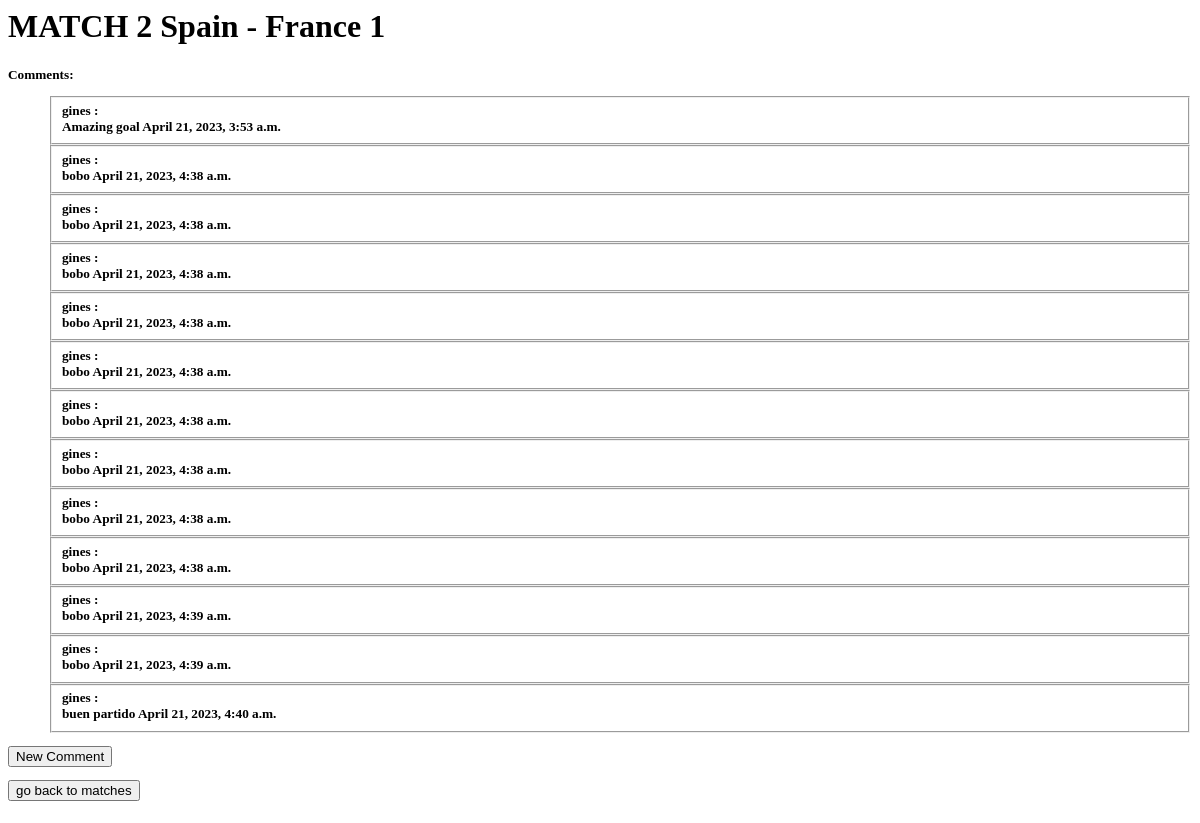
The app's page /tournaments/1/1/1, older data.
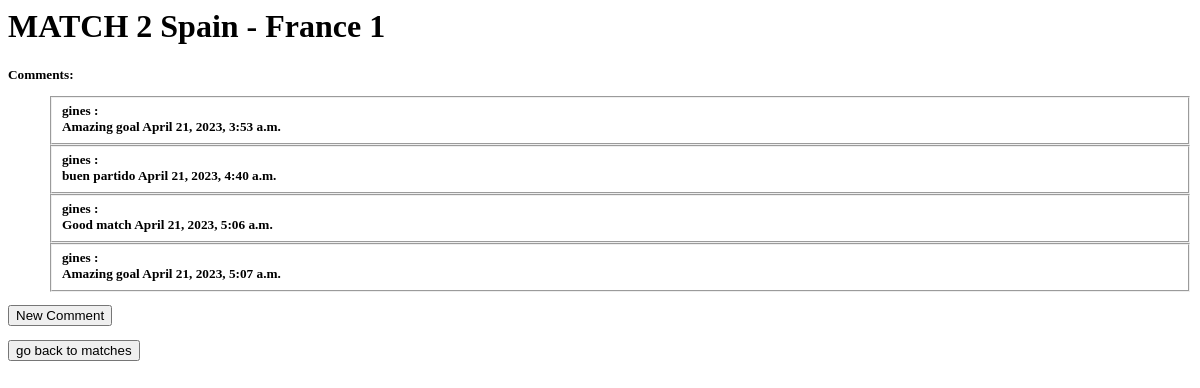
The same page, newer data.
### tournaments/models.py (models this page shows, shortened)
class match(models.Model):
    date=models.DateTimeField('date published')
    place=models.CharField(max_length=100)
    teams=models.ManyToManyField(team)
    name=models.CharField(max_length=100)
    score_Team1=models.IntegerField(default=0)
    score_Team2=models.IntegerField(default=0)
    pool=models.ForeignKey(pool,on_delete=models.CASCADE)

class comment(models.Model):
    author=models.CharField(max_length=100)
    match=models.ForeignKey(match,on_delete=models.CASCADE)
    date=models.DateTimeField('date published')
    content=models.CharField(max_length=100)

### tournaments/views.py (the view)
# urls.py: path('<int:tournament_id>/<int:group_id>/<int:match_id>', views.matches, name='matches')
def matches(request,tournament_id, group_id, match_id):
    Tournament=get_object_or_404(tournament,pk=tournament_id)
    Pools=Tournament.pool_set.get(pk=group_id)
    Match=Pools.match_set.get(pk=match_id)
    Comments=Match.comment_set.all
    context={'Match':Match, 'group_id':group_id, 'match_id': match_id, 'Comments':Comments}
    return render(request, 'tournaments/matches.html' ,context)

### tournaments/templates/tournaments/matches.html (shortened to what this page needs)
{% if Match and group_id %}
<h1>MATCH {{Match.name}}<h1/>
<h5>
    Comments:
    <ul>
        {% for comment in Comments %}
        <fieldset>
            {{ comment.author}} :
            {{ comment.content}}
            {{ comment.date}}
        </fieldset>
        {% endfor %}
    </ul>
{% else %}
    <p>No Match  available.</p>
{% endif %}
<form method="post" action="/tournaments/{{ Match.pool.tournament.id }}/{{Match.pool.id}}/{{Match.id}}/comment">
    <input type="submit" value="New Comment">
    </form>
<form method="post" action="/tournaments/{{ Match.pool.tournament.id }}/{{Match.pool.id}}/">
    <input type="submit" value="go back to matches">
    </form>

Row changes from the older to the newer data that the page shows:
removed comment: author "gines", content "bobo", date "April 21, 2023, 4:38 a.m."
removed comment: author "gines", content "bobo", date "April 21, 2023, 4:38 a.m."
removed comment: author "gines", content "bobo", date "April 21, 2023, 4:38 a.m."
removed comment: author "gines", content "bobo", date "April 21, 2023, 4:38 a.m."
removed comment: author "gines", content "bobo", date "April 21, 2023, 4:38 a.m."
removed comment: author "gines", content "bobo", date "April 21, 2023, 4:38 a.m."
removed comment: author "gines", content "bobo", date "April 21, 2023, 4:38 a.m."
removed comment: author "gines", content "bobo", date "April 21, 2023, 4:38 a.m."
removed comment: author "gines", content "bobo", date "April 21, 2023, 4:38 a.m."
removed comment: author "gines", content "bobo", date "April 21, 2023, 4:39 a.m."
removed comment: author "gines", content "bobo", date "April 21, 2023, 4:39 a.m."
added comment: author "gines", content "Good match", date "April 21, 2023, 5:06 a.m."
added comment: author "gines", content "Amazing goal", date "April 21, 2023, 5:07 a.m."
